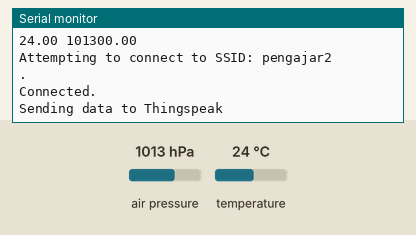
A sketch run on a simulated ESP8266 (NodeMCU). On the bench: the last lines printed to the serial monitor. The inputs (shaded band) are chosen by the test bench; at power-on: air pressure 1013 hPa, temperature 24 °C. WiFi joins after 1.5 s; servers stay silent unless stated.

Above: at 18.0 s.
18.1 s: air pressure set to 952 hPa
At 20.52 s:
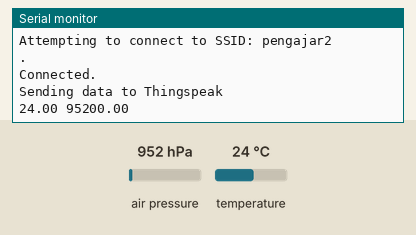
33.3 s: temperature set to 12 °C
At 36.6 s:
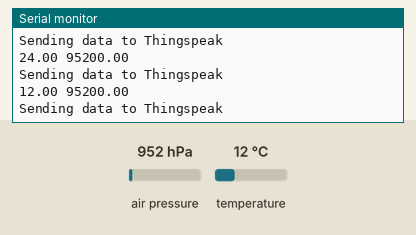
48.5 s: air pressure set to 975 hPa
At 52.1 s:
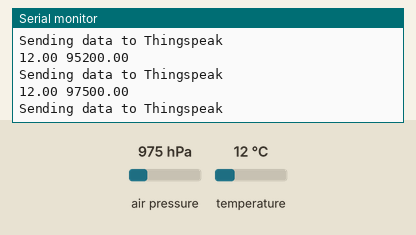
Timing chart, 0 to 53.6 s (numbered marks = the images above; inputs shaded):
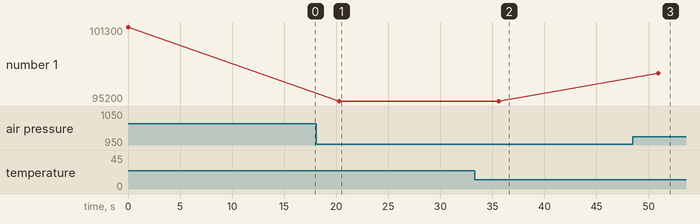

The sketch:

THINGSPEAK_BMP180_Multiple.ino
```cpp
//Step 1 - Import library
#include <Adafruit_BMP085.h>
#include <ESP8266WiFi.h>
#include "ThingSpeak.h"

//Step 2 - Create instances
Adafruit_BMP085 bmp;

//Step 3 - Create variable
float t;
float p;

//Step 4 - Wifi Connection

//Store your credentials
#define SECRET_SSID "pengajar2"    // replace MySSID with your WiFi network name
#define SECRET_PASS "Ilkkm@Sb" // replace MyPassword with your WiFi password

#define SECRET_CH_ID 1878775      // replace 0000000 with your channel number
#define SECRET_WRITE_APIKEY "CAM92XQENSMNE3GM"   // replace XYZ with your channel write API Key
//=========

char ssid[] = SECRET_SSID;   // your network SSID (name)
char pass[] = SECRET_PASS;   // your network password
int keyIndex = 0;            // your network key Index number (needed only for WEP)
WiFiClient  client;

unsigned long myChannelNumber = SECRET_CH_ID;
const char * myWriteAPIKey = SECRET_WRITE_APIKEY;
String myStatus = "";

void setup()
{

// Step 1 - Serial begin - utk boleh baca di serial monitor
  Serial.begin(115200);

// Step 2 - Initialize the sensor
  if (!bmp.begin()) {
  Serial.println("Could not find a valid BMP085 sensor, check wiring!");
  while (1) {}
  }

// Step 3 - Initialize wifi (begin connection)
  WiFi.mode(WIFI_STA);
  ThingSpeak.begin(client);  // Initialize ThingSpeak

}

void loop()
{

// Step 1 - Baca sensor kita
// Sensor Temp & Humidity
t = bmp.readTemperature();
p = bmp.readPressure();

Serial.print(t);
Serial.print(" ");
Serial.println(p);

// Sensor CO2


// Step 2 - Connect to your WIFI
  if(WiFi.status() != WL_CONNECTED){
    Serial.print("Attempting to connect to SSID: ");
    Serial.println(SECRET_SSID);
    while(WiFi.status() != WL_CONNECTED){
      WiFi.begin(ssid, pass);  // Connect to WPA/WPA2 network. Change this line if using open or WEP network
      Serial.print(".");
      delay(5000);
    }
    Serial.println("\nConnected.");
  }

// Step 3 - Send to Thingspeak/ Server
  // set the fields with the values
  ThingSpeak.setField(1, t);
  ThingSpeak.setField(2, p);

  // set the status
  ThingSpeak.setStatus(myStatus);
  ThingSpeak.writeFields(myChannelNumber, myWriteAPIKey);

  Serial.println("Sending data to Thingspeak");

  delay(15000); // Wait 20 seconds to update the channel again

}
```

Measured:
- after the input at 18.1 s, the serial monitor: prints a new line after 2.2 s (image 1)
- after the input at 33.3 s, the serial monitor: prints a new line after 2.3 s (image 2)
- after the input at 48.5 s, the serial monitor: prints a new line after 2.4 s (image 3)
- plotted number 1: 101300 → 95200 after the input at 18.1 s, 95200 → 97500 after the input at 48.5 s
